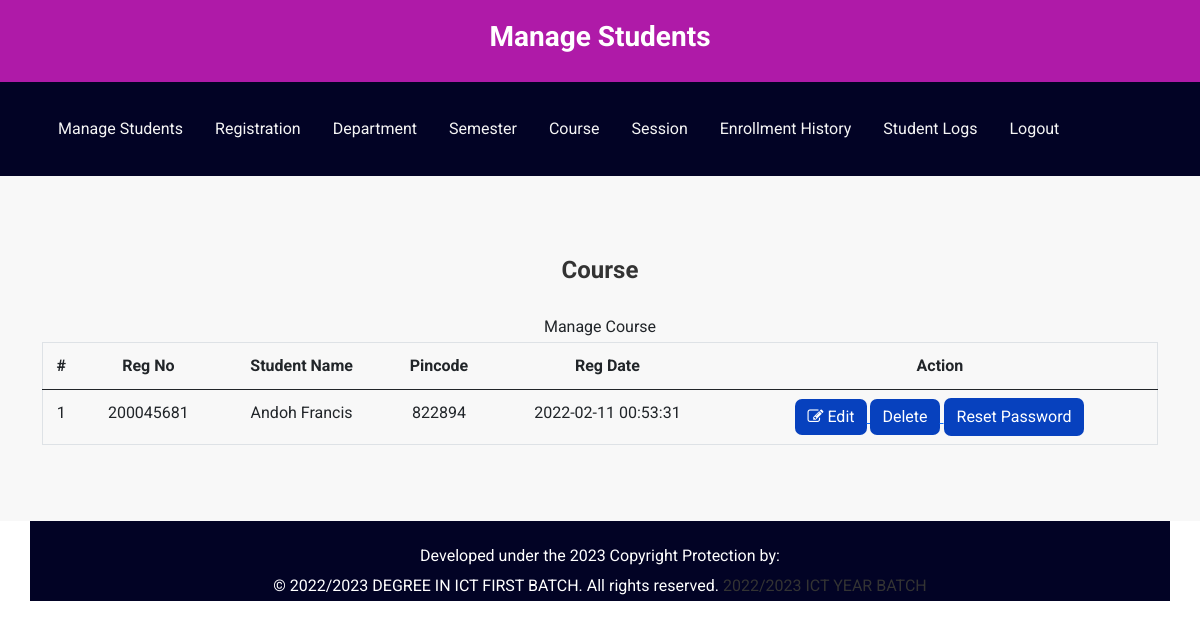
The app's page /onlinecourse/admin/manage-students.php (signed in), older data.
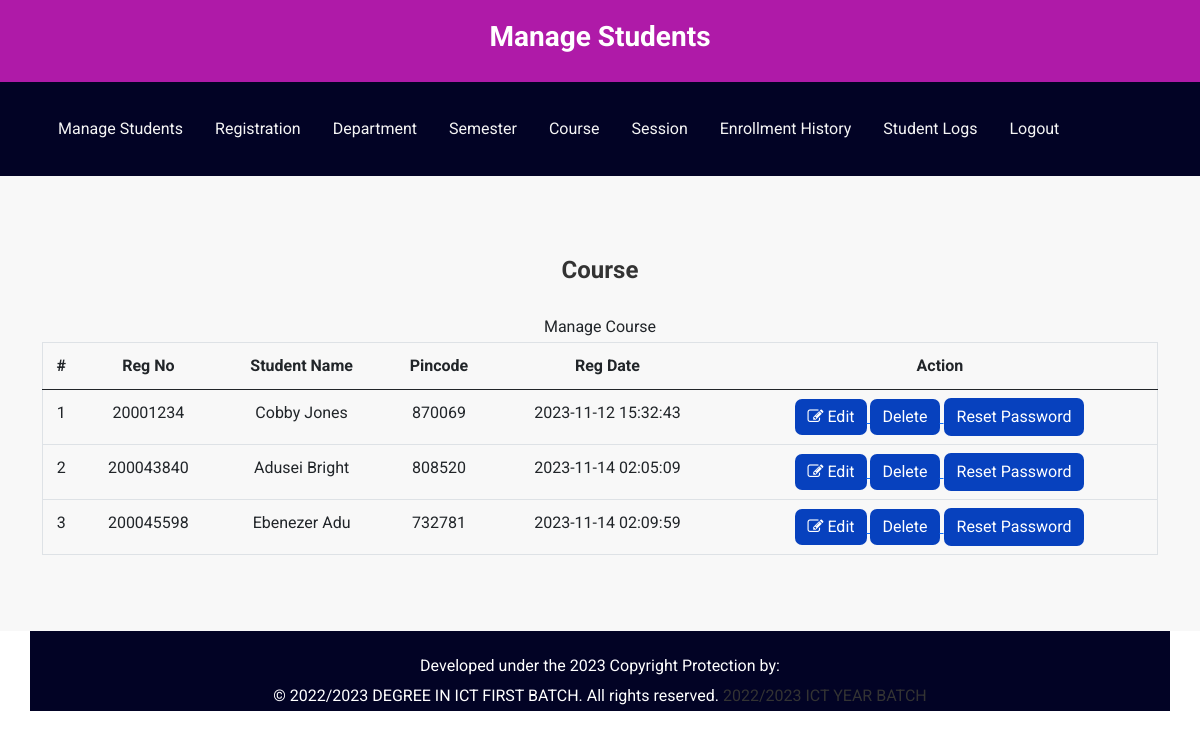
The same page, newer data.
### tables this page shows
CREATE TABLE `students` (
  `StudentRegno` varchar(255) NOT NULL,
  `studentPhoto` varchar(255) DEFAULT NULL,
  `password` varchar(255) DEFAULT NULL,
  `surname` varchar(255) DEFAULT NULL,
  `firstname` varchar(255) DEFAULT NULL,
  `programme` varchar(255) DEFAULT NULL,
  `pincode` varchar(255) DEFAULT NULL,
  `session` varchar(255) DEFAULT NULL,
  `department` varchar(255) DEFAULT NULL,
  `semester` varchar(255) DEFAULT NULL,
  `creationdate` timestamp NULL DEFAULT current_timestamp(),
  `updationDate` varchar(255) DEFAULT NULL,
  `cleared` tinyint(1) DEFAULT 0,
  `level` int(11) DEFAULT NULL CHECK (`level` in (100,200,300,400))
);

### onlinecourse/admin/manage-students.php (the view, shortened to what this page needs)
<?php
include('includes/config.php');
if (strlen($_SESSION['alogin']) == 0) {
    header('location:index.php');
} else {
    ?>
    <!DOCTYPE html>
    <html xmlns="http://www.w3.org/1999/xhtml">
    <head>
        <link href="https://cdn.jsdelivr.net/npm/bootstrap@5.0.2/dist/css/bootstrap.min.css" rel="stylesheet"
>
        <link href="../assets/css/font-awesome.css" rel="stylesheet" />
        <link href="../assets/css/style.css" rel="stylesheet" />
    </head>
    <body>
        <div class="studensPortalHeader">
            <h1 class="studentPortal">Manage Students</h1>
        </div>
        <?php if ($_SESSION['alogin'] != "") {
            include('includes/menubar.php');
        }
        ?>
        <div class="content-wrapper">
            <div class="container">
                <div class="row">
                    <div class="col-md-12">
                        <h1 class="page-head-line">Course </h1>
                    </div>
                </div>
                <div class="row">
                    <div class="col-md-12">
                        <div class="panel panel-default">
                            <div class="panel-heading">
                                Manage Course
                            </div>
                            <div class="panel-body">
                                <div class="table-responsive table-bordered">
                                    <table class="table">
                                        <thead>
                                            <tr>
                                                <th>#</th>
                                                <th>Reg No </th>
                                                <th>Student Name </th>
                                                <th> Pincode</th>
                                                <th>Reg Date</th>
                                                <th>Action</th>
                                            </tr>
                                        </thead>
                                        <tbody>
                                            <?php
                                            $sql = mysqli_query($con, "select * from students");
                                            $cnt = 1;
                                            while ($row = mysqli_fetch_array($sql)) {
                                                ?>
                                                <tr>
                                                    <td>
                                                        <?php echo $cnt; ?>
                                                    </td>
                                                    <td>
                                                        <?php echo htmlentities($row['StudentRegno']); ?>
                                                    </td>
                                                    <td>
                                                        <?php echo htmlentities($row['surname'] . " " . $row['firstname']); ?>
                                                    </td>
                                                    <td>
                                                        <?php echo htmlentities($row['pincode']); ?>
                                                    </td>
                                                    <td>
                                                        <?php echo htmlentities($row['creationdate']); ?>
                                                    </td>
                                                    <td>
                                                        <a
                                                            href="edit-student-profile.php?id=<?php echo $row['StudentRegno'] ?>">
                                                            <button class="btn btn-primary"><i class="fa fa-edit "></i>
                                                                Edit</button> </a>
                                                        <a href="manage-students.php?id=<?php echo $row['StudentRegno'] ?>&del=delete"
                                                            onClick="return confirm('Are you sure you want to delete?')">
                                                            <button class="btn btn-primary">Delete</button>
                                                        </a>
                                                        <a href="manage-students.php?id=<?php echo $row['StudentRegno'] ?>&pass=update"
                                                            onClick="return confirm('Are you sure you want to reset password?')">
                                                            <button type="submit" name="submit" id="submit"
                                                                class="btn btn-default">Reset Password</button>
                                                        </a>
                                                    </td>
                                                </tr>
                                                <?php
                                                $cnt++;
                                            } ?>
                                        </tbody>
                                    </table>
                                </div>
                            </div>
                        </div>
                    </div>
                </div>
            </div>
        </div>
        <?php include('includes/footer.php'); ?>
    </body>
    </html>
<?php } ?>

### onlinecourse/admin/includes/menubar.php
<header class="p-4 navbar text-white">
    <div class="container">
        <div class="d-flex flex-wrap align-items-center justify-content-center justify-content-lg-start">
            <ul class="nav col-12 col-lg-auto me-lg-auto mb-2 justify-content-center mb-md-0">
                <li class="navLink px-3 py-2 bg-transparent"><a href=" manage-students.php">Manage Students</a></li>
                <li class="navLink px-3 py-2"><a href="student-registration.php">Registration</a></li>
                <li class="navLink px-3 py-2"><a href="department.php">Department</a></li>
                <li class="navLink px-3 py-2"><a href="semester.php">Semester </a></li>
                <li class="navLink px-3 py-2"><a href="course.php">Course</a></li>
                <li class="navLink px-3 py-2" class="navLink"><a href="session.php">Session</a></li>
                <li class="navLink px-3 py-2"><a href="enroll-history.php">Enrollment History</a></li>
                <li class="navLink px-3 py-2 "><a href="user-log.php">Student Logs </a></li>
                <li class="navLink px-3 py-2"><a href="logout.php">Logout</a></li>
            </ul>
        </div>
    </div>
</header>

### onlinecourse/admin/includes/footer.php
<footer class="foot">
    <div class="container footer">
        <div class="row">
            <div class="col-md-12">
                Developed under the 2023 Copyright Protection by:
                <br>© 2022/2023 DEGREE IN ICT FIRST BATCH. All rights reserved.
                <a href="http://www.phpgurukul.com/"
                    target="_blank">2022/2023 ICT YEAR BATCH</a>
            </div>
        </div>
    </div>
</footer>

### onlinecourse/assets/css/style.css (style rules this page uses)
* { padding: 0; box-sizing: border-box; background-color: transparent; }
:root { --primaryColor: #af1aa8; --smoothWhite: rgb(247, 237, 246); --seconddary:#020325; }
body { font-family: 'Roboto', sans-serif; line-height: 30px; }
.btn { border-radius: 7px; background-color: rgb(7, 65, 190) !important; color: white; font-weight: 400; }
header { background-color: white; color: #fff; padding: 10px; text-align: right; }
.navbar { background-color: var(--seconddary); }
.navLink a { font-size: medium; text-decoration: none; position: relative; color: whitesmoke; background-color: transparent !important; }
.navLink a::before { content: ""; position: absolute; width: 100%; height: 2px; bottom: 0; left: 0; background-color: transparent !important; background: linear-gradient(90deg, transparent, gold) !important; transform: scaleX(0); transform-origin: left; transition: transform 0.5s ease; }
.studensPortalHeader { background-color: var(--primaryColor); color: #fff; padding: 20px; text-align: center; }
.studentPortal { font-size: 28px; font-weight: bold; }
.content-wrapper { background-color: #f8f8f8; padding: 60px 0; text-align: center; }
.page-head-line { font-size: 24px; font-weight: bold; color: #333; }
.btn-primary { background-color: #007bff; border: none; color: #fff; }
.col-md-12 { margin-top: 20px; text-align: center; }
.footer { background-color: #020325; color: #fff; align-content: center; }
footer a { color: #333; text-decoration: none; text-align: center; }

Row changes from the older to the newer data that the page shows:
removed students: StudentRegno "200045681", surname+firstname "Andoh Francis", pincode "822894", creationdate "2022-02-11 00:53:31"
added students: StudentRegno "20001234", surname+firstname "Cobby Jones", pincode "870069", creationdate "2023-11-12 15:32:43"
added students: StudentRegno "200043840", surname+firstname "Adusei Bright", pincode "808520", creationdate "2023-11-14 02:05:09"
added students: StudentRegno "200045598", surname+firstname "Ebenezer Adu", pincode "732781", creationdate "2023-11-14 02:09:59"
